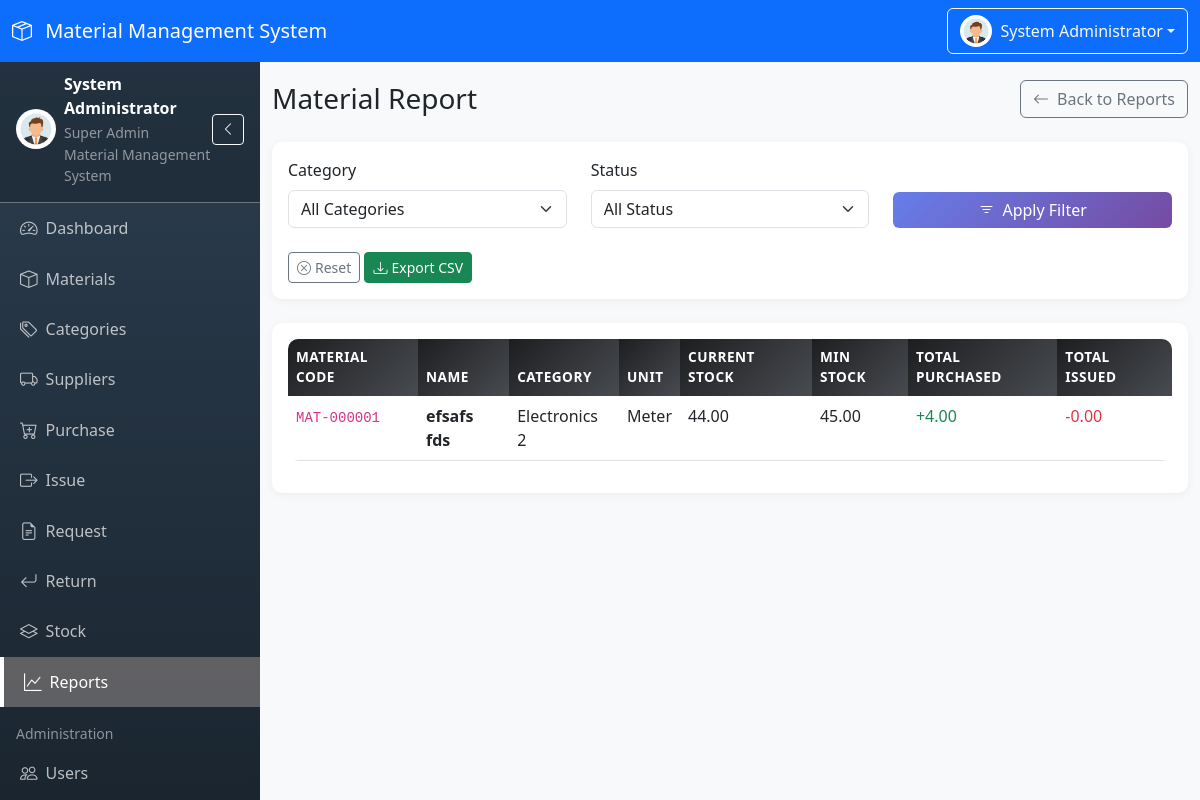
The page /modules/reports/material_report.php (signed in) on the database its author committed.
### tables this page shows
CREATE TABLE `materials` (
  `id` int(11) NOT NULL,
  `material_code` varchar(20) NOT NULL,
  `material_name` varchar(100) NOT NULL,
  `category_id` int(11) NOT NULL,
  `unit` enum('Piece','Kg','Liter','Meter','Bag','Box','Roll','Packet') NOT NULL,
  `minimum_stock` decimal(10,2) NOT NULL DEFAULT 0.00,
  `current_stock` decimal(10,2) NOT NULL DEFAULT 0.00,
  `description` text DEFAULT NULL,
  `status` enum('Active','Inactive') NOT NULL DEFAULT 'Active',
  `created_by` int(11) DEFAULT NULL,
  `created_at` timestamp NOT NULL DEFAULT current_timestamp(),
  `updated_at` timestamp NOT NULL DEFAULT current_timestamp() ON UPDATE current_timestamp()
);

CREATE TABLE `categories` (
  `id` int(11) NOT NULL,
  `category_code` varchar(20) NOT NULL,
  `category_name` varchar(100) NOT NULL,
  `description` text DEFAULT NULL,
  `status` enum('Active','Inactive') NOT NULL DEFAULT 'Active',
  `created_by` int(11) DEFAULT NULL,
  `created_at` timestamp NOT NULL DEFAULT current_timestamp(),
  `updated_at` timestamp NOT NULL DEFAULT current_timestamp() ON UPDATE current_timestamp()
);

### modules/reports/material_report.php (the view, shortened to what this page needs)
<?php
$sql = "SELECT m.*, c.category_name,
        COALESCE(SUM(pi.quantity), 0) as total_purchased,
        COALESCE(SUM(mi.issue_quantity), 0) as total_issued
        FROM materials m
        INNER JOIN categories c ON m.category_id = c.id
        LEFT JOIN purchase_items pi ON m.id = pi.material_id
        LEFT JOIN material_issues mi ON m.id = mi.material_id
        WHERE 1=1";
$params = [];
$sql .= " GROUP BY m.id ORDER BY m.material_name";
$stmt = $pdo->prepare($sql);
$stmt->execute($params);
$materials = $stmt->fetchAll();
require_once __DIR__ . '/../../includes/header.php';
?>
<div class="d-flex justify-content-between align-items-center mb-4">
    <h1 class="h3 mb-0">Material Report</h1>
    <a href="<?php echo BASE_URL; ?>/modules/reports/index.php" class="btn btn-outline-secondary">
        <i class="bi bi-arrow-left me-2"></i>Back to Reports
    </a>
</div>
<div class="card mb-4">
    <div class="card-body">
        <form method="GET" class="row align-items-end">
            <div class="col-md-4 mb-3">
                <label for="category" class="form-label">Category</label>
                <select class="form-select" id="category" name="category">
                    <option value="">All Categories</option>
                </select>
            </div>
            <div class="col-md-4 mb-3">
                <label for="status" class="form-label">Status</label>
                <select class="form-select" id="status" name="status">
                    <option value="">All Status</option>
                </select>
            </div>
            <div class="col-md-4 mb-3">
                <button type="submit" class="btn btn-primary w-100">
                    <i class="bi bi-filter me-2"></i>Apply Filter
                </button>
            </div>
        </form>
        <div class="row mt-2">
            <div class="col-12">
                <a href="<?php echo BASE_URL; ?>/modules/reports/material_report.php" class="btn btn-sm btn-outline-secondary">
                    <i class="bi bi-x-circle me-1"></i>Reset
                </a>
                <a href="<?php echo BASE_URL; ?>/modules/reports/export_csv.php?report=material&<?php echo http_build_query($_GET); ?>" class="btn btn-sm btn-success">
                    <i class="bi bi-download me-1"></i>Export CSV
                </a>
            </div>
        </div>
    </div>
</div>
<div class="card">
    <div class="card-body">
        <div class="table-responsive">
            <table class="table table-hover">
                <thead>
                    <tr>
                        <th>Material Code</th>
                        <th>Name</th>
                        <th>Category</th>
                        <th>Unit</th>
                        <th>Current Stock</th>
                        <th>Min Stock</th>
                        <th>Total Purchased</th>
                        <th>Total Issued</th>
                    </tr>
                </thead>
                <tbody>
                    <?php foreach ($materials as $material): ?>
                    <tr>
                        <td><code><?php echo htmlspecialchars($material['material_code']); ?></code></td>
                        <td><strong><?php echo htmlspecialchars($material['material_name']); ?></strong></td>
                        <td><?php echo htmlspecialchars($material['category_name']); ?></td>
                        <td><?php echo htmlspecialchars($material['unit']); ?></td>
                        <td><?php echo number_format($material['current_stock'], 2); ?></td>
                        <td><?php echo number_format($material['minimum_stock'], 2); ?></td>
                        <td class="text-success">+<?php echo number_format($material['total_purchased'], 2); ?></td>
                        <td class="text-danger">-<?php echo number_format($material['total_issued'], 2); ?></td>
                    </tr>
                    <?php endforeach; ?>
                </tbody>
            </table>
        </div>
    </div>
</div>
<?php require_once __DIR__ . '/../../includes/footer.php'; ?>

### assets/css/style.css (style rules this page uses)
:root { --primary-color: #667eea; --secondary-color: #764ba2; --sidebar-width: 260px; --sidebar-collapsed-width: 70px; --navbar-height: 56px; }
body { font-family: 'Segoe UI', Tahoma, Geneva, Verdana, sans-serif; background-color: #f8f9fa; overflow-x: hidden; }
.card { border: none; border-radius: 10px; box-shadow: 0 2px 10px rgba(0, 0, 0, 0.05); margin-bottom: 20px; }
.table { border-radius: 10px; overflow: hidden; }
.table thead th { background: linear-gradient(135deg, #1d1e20, #484b50); color: white; border: none; font-weight: 600; text-transform: uppercase; font-size: 0.85rem; letter-spacing: 0.5px; }
.table tbody tr { transition: all 0.2s ease; }
.btn-primary { background: linear-gradient(135deg, var(--primary-color), var(--secondary-color)); border: none; }

### rows shown on the page
materials: material_code "MAT-000001", material_name "efsafs fds", category.category_name "Electronics 2", unit "Meter", current_stock "44.00", minimum_stock "45.00", total_purchased "4.00", total_issued "0.00"

### other values the page prints
SYSTEM_NAME "Material Management System"
$_SESSION['full_name'] "System Administrator"
$_SESSION['role_name'] "Super Admin"
